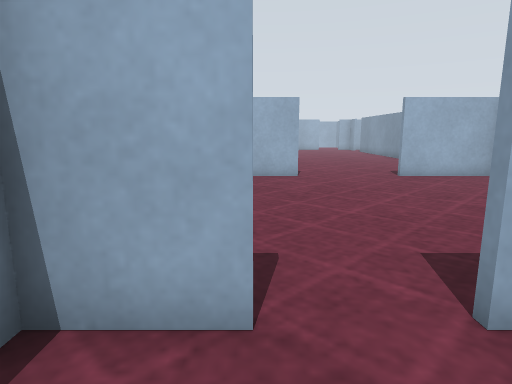
View 1 (above)

17 first-person views from a walk through a world built for the Gazebo simulator. The camera is 0.83 m above the floor, tilts 10° down and sees 75° across. The floor is counted in squares, 0.5 m on a side. Each view is taken from the middle of a square. On the plan, view 1 faces up. The plan holds only what a view shows up to about 16 squares ahead; the rest is blank. The place goes on beyond the plan. Surface patterns are stand-ins for the level's own textures.

View 2
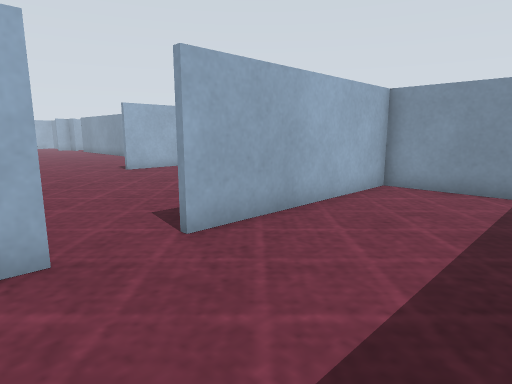

View 3
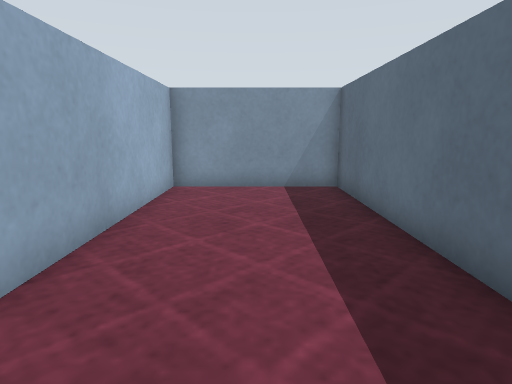

View 4
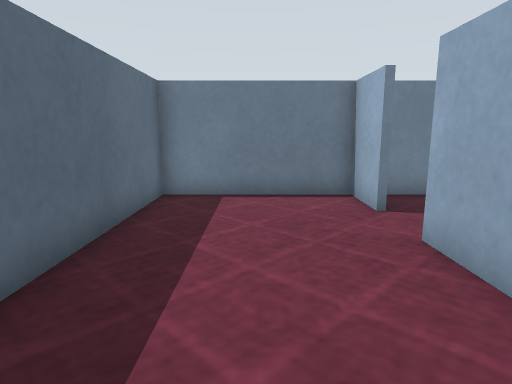

View 5
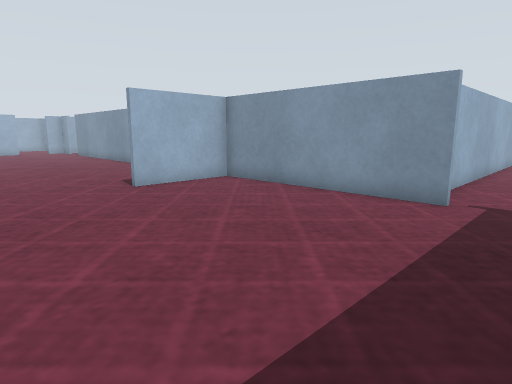

View 6
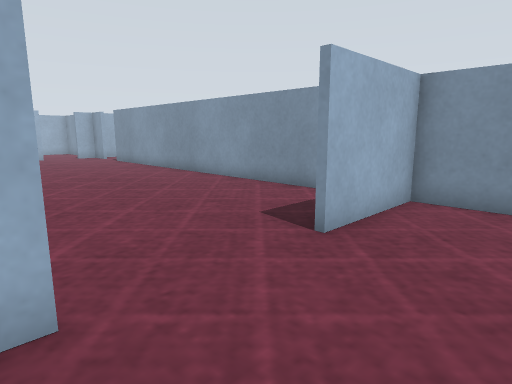

View 7
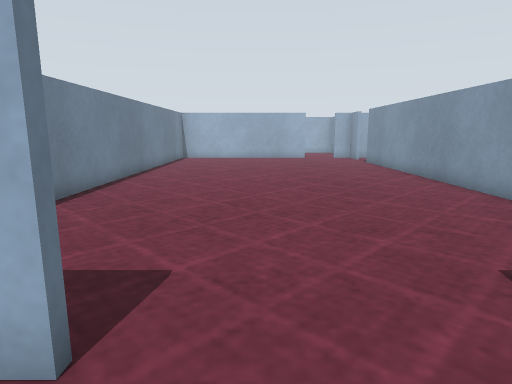

View 8
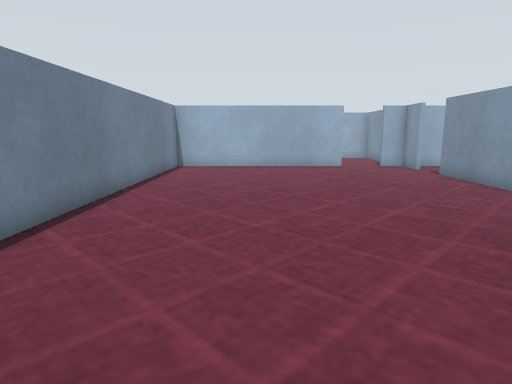

View 9
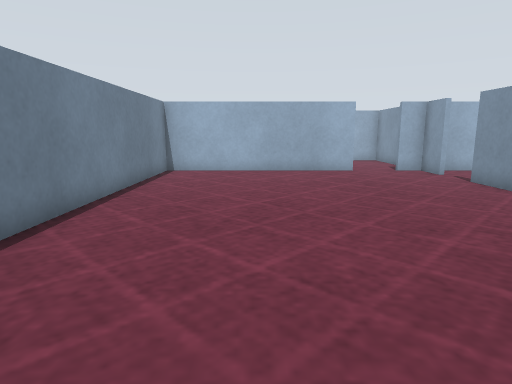

View 10
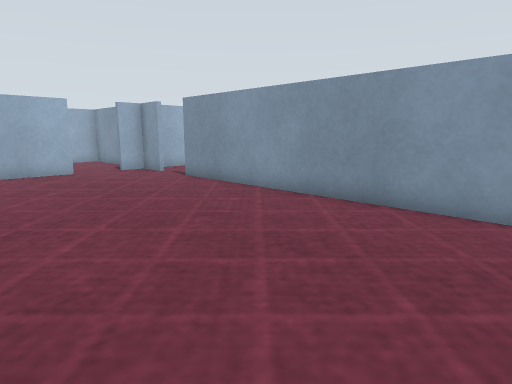

View 11
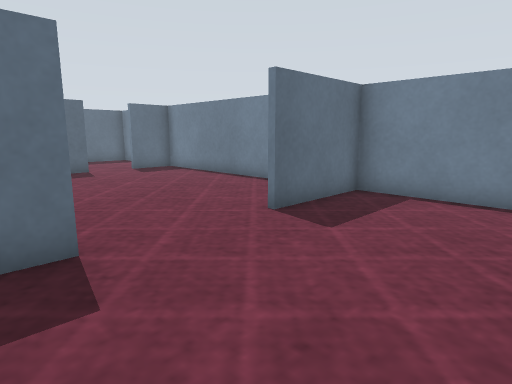

View 12
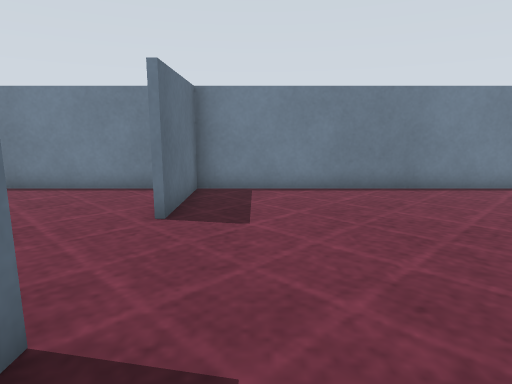

View 13
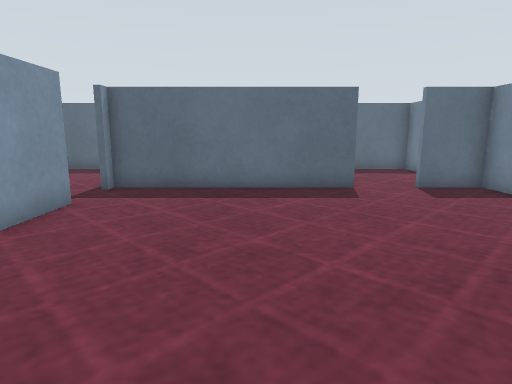

View 14
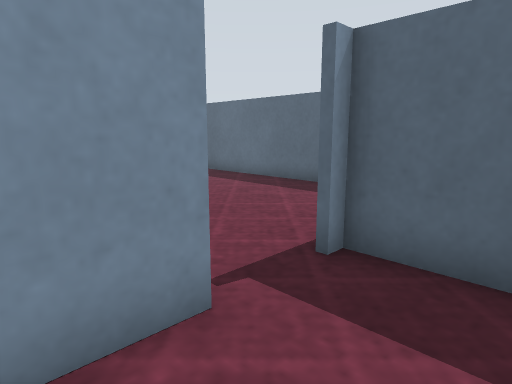

View 15
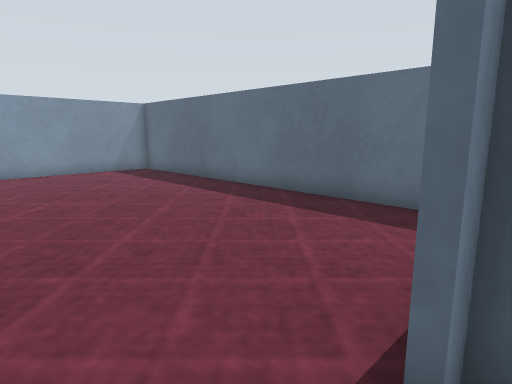

View 16
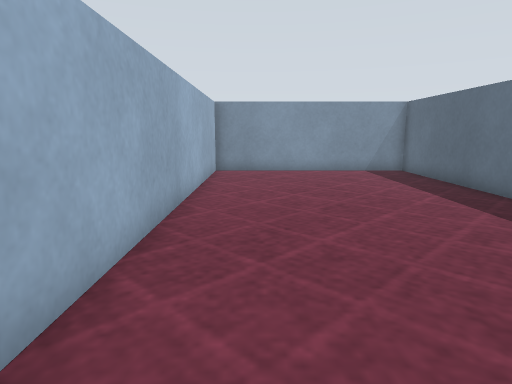

View 17
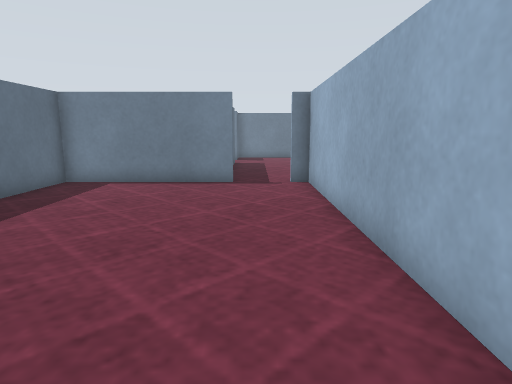

### Floor plan
Points are (right, up) in squares from view 1. A wall is a line through its corners. A room is listed if a view was taken in it or the views show most of it. See-through windows are left out.
Room 1 (views 1, 2, 3, 4, 5)
walls: (0, 2.6) (-2, 2.6) (-2, -2.6) (9.5, -2.6); (9.4, -2.6) (9.4, 3.2); (9.5, 2.6) (1.9, 2.6)
ways out: opening at (0.5, 3) to room 2
Room 2 (views 6, 7, 8, 9, 10, 11, 12, 13, 14)
walls: (1.8, 13) (-0.1, 13); (5.6, 13.2) (6.5, 13.2); (9.4, 15.8) (9.4, 30.5); (-2, 12) (-2, 2.8) (0, 2.8); (9.4, 32.4) (9.4, 33.9); (6.4, 33.9) (-2, 33.9) (-2, 13.2) (1.7, 13.2); (9.4, 5.1) (9.4, 13) (5.6, 13); (1.9, 2.8) (8.5, 2.8)
ways out: opening at (0.5, 3) to room 1; opening at (9.5, 4.5) to room 3; opening at (7.5, 34); opening at (9.5, 31.5)
Room 3 (views 15, 16, 17)
walls: (9.6, 3.2) (9.6, -2.6); (8.5, 2.8) (9.5, 2.8); (9.5, -2.6) (23.9, -2.6) (23.9, 5.8) (9.6, 5.8) (9.6, 5.1)
ways out: opening at (9.5, 4.5) to room 2

Positions as (right, up) in squares from view 1, and headings:
1: (0, 0), facing up
2: (-1, -2), facing up-right
3: (-1, 0), facing right
4: (7, 0), facing left
5: (1, 3), facing up-right
6: (1, 10), facing up-right
7: (3, 11), facing up
8: (2, 17), facing up
9: (2, 19), facing up
10: (2, 19), facing up-right
11: (7, 18), facing down-left
12: (8, 15), facing left
13: (5, 13), facing down
14: (7, 7), facing down-right
15: (9, 5), facing down-right
16: (9, 4), facing right
17: (21, 4), facing left
